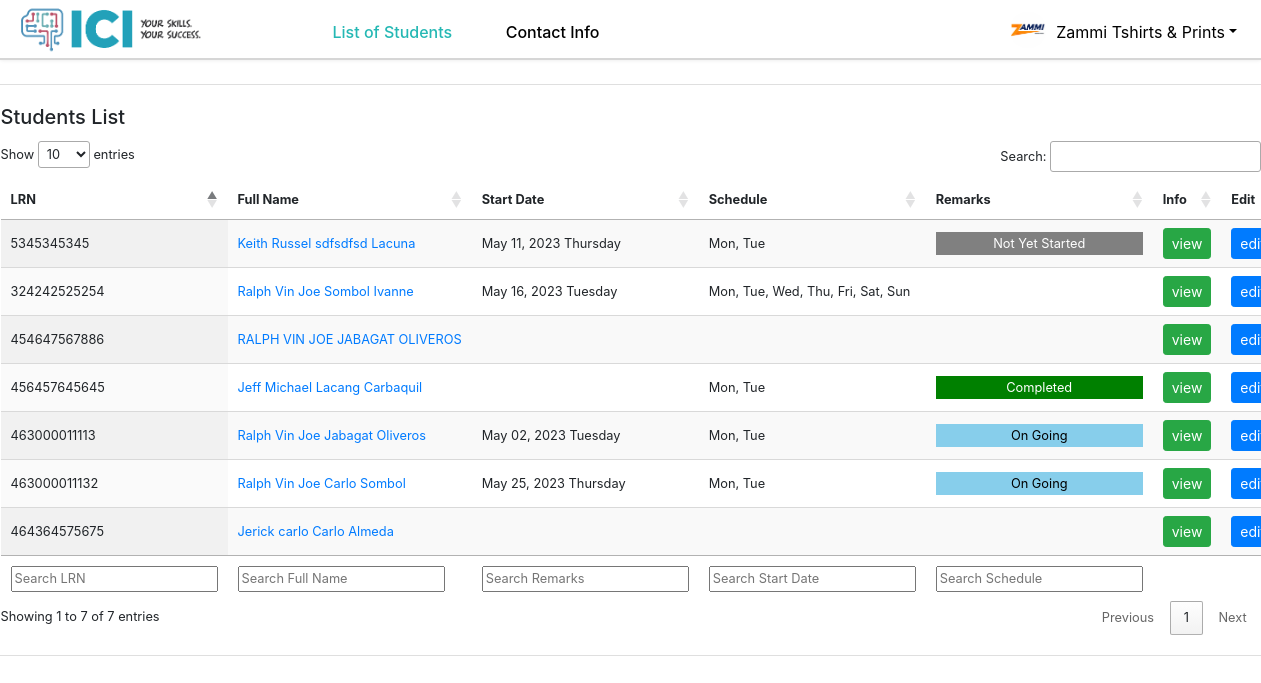
Before: /department-studentslist.php (signed in) with the older database file.
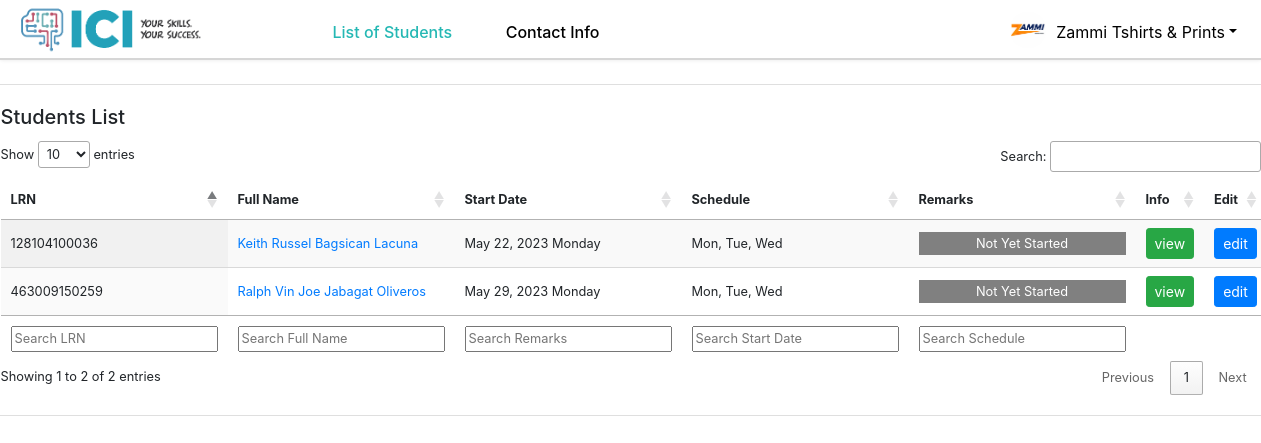
After: the same page with the newer database file.
### tables this page shows
CREATE TABLE `departments` (
  `ID` bigint(20) NOT NULL,
  `username` varchar(20) NOT NULL,
  `department` varchar(80) NOT NULL,
  `email` varchar(255) NOT NULL,
  `pass` varchar(500) NOT NULL,
  `address` varchar(255) NOT NULL,
  `number` varchar(500) NOT NULL,
  `fb` varchar(255) NOT NULL,
  `picture` text NOT NULL
);

CREATE TABLE `students` (
  `fname` varchar(80) NOT NULL,
  `mname` varchar(80) NOT NULL,
  `lname` varchar(80) NOT NULL,
  `lrn` varchar(12) NOT NULL,
  `email` varchar(255) NOT NULL,
  `cpnum` bigint(11) NOT NULL,
  `pass` varchar(255) NOT NULL,
  `nschool` text NOT NULL,
  `department` text NOT NULL,
  `coordinator` varchar(255) NOT NULL,
  `block` varchar(80) NOT NULL,
  `schoolyear` varchar(9) NOT NULL,
  `hrs` int(11) NOT NULL,
  `homeaddress` text NOT NULL,
  `bdate` date NOT NULL,
  `placeofbirth` varchar(500) NOT NULL,
  `Gender` varchar(80) NOT NULL,
  `nationality` text NOT NULL,
  `marital_status` text NOT NULL,
  `religion` varchar(1000) NOT NULL,
  `height` varchar(10) NOT NULL,
  `skills` varchar(700) NOT NULL,
  `qualifications` varchar(700) NOT NULL,
  `picture` text NOT NULL,
  `objective` text NOT NULL,
  `cr1name` text NOT NULL,
  `cr1relation` text NOT NULL,
  `cr1info` varchar(255) NOT NULL,
  `cr2name` text NOT NULL,
  `cr2relation` text NOT NULL,
  `cr2info` varchar(255) NOT NULL,
  `schedule` text NOT NULL,
  `startdate` date NOT NULL,
  `remarks` varchar(80) NOT NULL,
  `status` varchar(80) NOT NULL,
  `dateRegistered` date NOT NULL
);

### department-studentslist.php (the view, shortened to what this page needs)
<?php
    include "capstone_database.php";
    include "navigation_bar_department.php";
?>
<!DOCTYPE html>
<html lang="en">
<head>
    <link rel="stylesheet" href="https://cdn.jsdelivr.net/npm/bootstrap@4.5.3/dist/css/bootstrap.min.css" >
    <link rel="stylesheet" href="https://cdnjs.cloudflare.com/ajax/libs/twitter-bootstrap/4.5.2/css/bootstrap.css">
    <link rel="stylesheet" href="https://cdn.datatables.net/1.13.4/css/jquery.dataTables.min.css"/>
    <link rel="stylesheet" href="https://cdn.datatables.net/searchpanes/2.1.2/css/searchPanes.dataTables.min.css"/>
    <link rel="stylesheet" href="https://cdn.datatables.net/select/1.6.2/css/select.dataTables.min.css"/>
</head>
<body>
    <br>
<div class="container">
    <div class="row justify-content-md-center">
        <div class="col-sm-13">
            <div class="card mb-5">
                <div class="card-body table-sm small" style="max-width: 1300px">
                    <h5 class="card-title">Students List</h5>
                    <table id="table" class="display nowrap" style="width: 100%;">
                        <thead>
                            <tr>
                                <th>LRN</th>
                                <th>Full Name</th>
                                <th>Start Date</th>
                                <th>Schedule</th>
                                <th>Remarks</th>
                                <th>Info</th>
                                <th>Edit</th>
                            </tr>
                        </thead>
                        <tbody>
                        <?php
                         function remarks($remarks){
                            if ($remarks == "Completed") {
                                    return '<div style="background-color: green;  color: white; padding: 2px;">'.$remarks.'</div>';
                            } else if ($remarks == "On Going") {
                                    return '<div style="background-color: skyblue; color: black; padding: 2px;">'.$remarks.'</div>';
                            } else if ($remarks == "Declined") {
                                    return '<div style="background-color: red;  color: white; padding: 2px;">'.$remarks.'</div>';
                            } else if ($remarks == "Not Yet Started") {
                                return '<div style="background-color: gray;  color: white; padding: 2px;">'.$remarks.'</div>';
                            }
                        }
                            $dep = $_SESSION['department'];
                            $sql = "SELECT * FROM students WHERE `department` = '$dep'";
                            $query1 = mysqli_query($mysqli, $sql);
                            while ($students = mysqli_fetch_array($query1)) {
                                echo "<tr>";
                                echo "<td>". $students['lrn'] ."</td>";
                                echo "<td>";
                                echo "<a href='' class='name-btn' data-toggle='modal' data-target='#nameModal' data-id='" . $students['lrn'] . "'>" . $students['fname'] . " " . $students['mname'] . " " . $students['lname'] . "</a>";
                                echo "</td>";
                                echo "<td>";
                                if($students['startdate'] == "0000-00-00"){
                                    echo "";
                                } else {
                                    echo date('F d, Y' . " " . 'l', strtotime($students['startdate']));
                                }
                                echo "</td>";
                                echo "<td>";
                                echo $students['schedule'];
                                echo "</td>";
                                echo "<td align='center'>";
                                echo remarks($students['remarks']);
                                echo "</td>";
                                echo "<td align='center'>";
                                echo "<a class='btn btn-sm btn-success' href='dep-view.php?lrn=" . $students['lrn'] . "'>view</a>";
                                echo "</td>";
                                echo "<td align='center'>";
                                echo "<button class='btn btn-sm btn-primary edit-btn' data-toggle='modal' data-target='#editModal' data-id='" . $students['lrn'] . "'>edit</button>";
                                echo "</td>";
                                echo "</tr>";
                            }
                        ?>
                        </tbody>
                        <tfoot>
                                <th>LRN</th>
                                <th>Full Name</th>
                                <th>Remarks</th>
                                <th>Start Date</th>
                                <th>Schedule</th>
                                <th></th>
                                <th></th>
                        </tfoot>
                    </table>
                </div>
            </div>
        </div>
    </div>
</div>
</body>
</html>

### navigation_bar_department.php (shortened to what this page needs)
<!DOCTYPE html>
<html lang="en">
<head>
<link rel="stylesheet" href="https://stackpath.bootstrapcdn.com/bootstrap/4.5.0/css/bootstrap.min.css">
<link rel="stylesheet" href="https://maxcdn.bootstrapcdn.com/font-awesome/4.7.0/css/font-awesome.min.css">
</head>
<body>
<nav class="navbar navbar-expand-xl navbar-light" style="position: sticky; top: 0; background-color: #FFF; height: 60px;">
	<a href="#" class="navbar-brand"><img src="uploads/logo.png" alt="ICI logo"class="logo">
 </a>
	<div id="navbarCollapse" class="collapse navbar-collapse justify-content-start">
		<div class="navbar-nav">
        &nbsp;&nbsp;&nbsp;&nbsp;&nbsp;&nbsp;&nbsp;&nbsp;&nbsp; <a class="highlight1" href="department-studentslist.php" class="nav-item nav-link" style= "margin-left: 20px; margin-right: 20px;">List of Students</a> &nbsp;&nbsp;&nbsp;
			<a class="highlight2" href="dep-contactinfo.php" class="nav-item nav-link" style= "margin-left: 20px; margin-right: 20px;">Contact Info</a>
		</div>
		<div class="navbar-nav ml-auto">
			<div class="nav-item dropdown">
				<?php
					include 'capstone_database.php';
					$myseq = "SELECT * FROM `departments` WHERE `ID` ='" . $_SESSION['department'] . "'";
					$result = mysqli_query($mysqli, $myseq);
					$row = mysqli_fetch_assoc($result);
				?>
				<a style="color: black;" href="#" data-toggle="dropdown" class="nav-link dropdown-toggle user-action"><img src="uploads/<?php echo $row['picture'] ?>" class="avatar" alt="Avatar"><?php echo $row['department'] ?><b class="caret"></b></a>
			</div>
		</div>
	</div>
</nav>
</body>
</html>

### navigation_bar_department.php (style rules this page uses)
body { background: #FFF; height: auto; }
.navbar { background: #000; padding-left: 16px; padding-right: 16px; border-bottom: 2px solid #d6d6d6; box-shadow: 0 0 4px rgba(0,0,0,.1); z-index: 100; }
.nav-link img { border-radius: 50%; width: 36px; height: 36px; margin: -8px 0; float: left; margin-right: 10px; }
.navbar .navbar-brand { color: black; padding-left: 0; padding-right: 50px; font-family: 'Merienda One', sans-serif; }
.logo { width: 190px; top: 12px; list-style: none; }
.navbar-nav a { margin-top: 5px; }
.highlight1, .highlight2 { color: #000; font-weight: 500; }

### department-studentslist.php (style rules this page uses)
#table thead th:nth-child(1), #table tbody td:nth-child(1), #table thead th:nth-child(2), #table tbody td:nth-child(2) { position: sticky; left: 0; background-color: white; z-index: 1; }
#table thead th { position: sticky; top: 0; background-color: white; z-index: 1; }
.highlight1 { color: #25B8B4; font-weight: 500; }

Changed rows visible on the page:
removed students: lrn "324242525254", fname "Ralph Vin Joe", mname "Sombol", lname "Ivanne", startdate "May 16, 2023 Tuesday", schedule "Mon, Tue, Wed, Thu, Fri, Sat, Sun"
removed students: lrn "454647567886", fname "RALPH VIN JOE", mname "JABAGAT", lname "OLIVEROS"
removed students: lrn "456457645645", fname "Jeff Michael", mname "Lacang", lname "Carbaquil", schedule "Mon, Tue", remarks "Completed"
no longer on this page (row edited): students: lrn "463000011113", fname "Ralph Vin Joe", mname "Jabagat", lname "Oliveros", startdate "May 02, 2023 Tuesday", schedule "Mon, Tue", remarks "On Going"
removed students: lrn "463000011132", fname "Ralph Vin Joe", mname "Carlo", lname "Sombol", startdate "May 25, 2023 Thursday", schedule "Mon, Tue", remarks "On Going"
removed students: lrn "464364575675", fname "Jerick carlo", mname "Carlo", lname "Almeda"
removed students: lrn "5345345345", fname "Keith Russel", mname "sdfsdfsd", lname "Lacuna", startdate "May 11, 2023 Thursday", schedule "Mon, Tue", remarks "Not Yet Started"
added students: lrn "128104100036", fname "Keith Russel", mname "Bagsican", lname "Lacuna", startdate "May 22, 2023 Monday", schedule "Mon, Tue, Wed", remarks "Not Yet Started"
added students: lrn "463009150259", fname "Ralph Vin Joe", mname "Jabagat", lname "Oliveros", startdate "May 29, 2023 Monday", schedule "Mon, Tue, Wed", remarks "Not Yet Started"
Other visible differences:
text written by a page script: "Show entries Search: Showing 1 to 7 of 7 entries Previous 1 Next" → "Show entries Search: Showing 1 to 2 of 2 entries Previous 1 Next"
